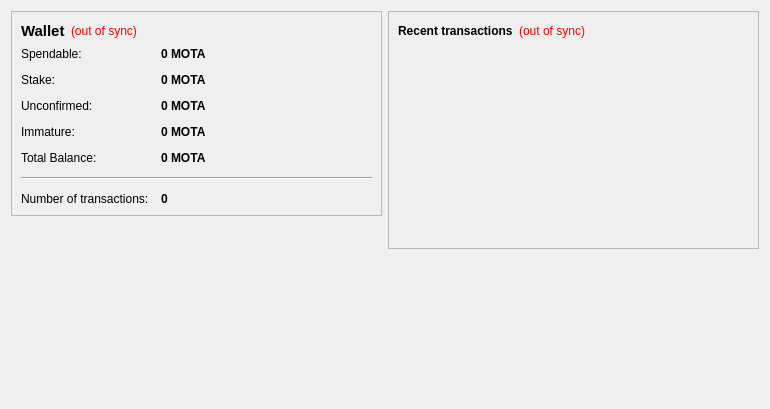
<?xml version="1.0" encoding="UTF-8"?>
<ui version="4.0">
 <class>OverviewPage</class>
 <widget class="QWidget" name="OverviewPage">
  <property name="geometry">
   <rect>
    <x>0</x>
    <y>0</y>
    <width>770</width>
    <height>409</height>
   </rect>
  </property>
  <property name="windowTitle">
   <string>Form</string>
  </property>
  <layout class="QHBoxLayout" name="horizontalLayout" stretch="1,1">
   <item>
    <layout class="QVBoxLayout" name="verticalLayout_2">
     <item>
      <widget class="QFrame" name="frame">
       <property name="frameShape">
        <enum>QFrame::StyledPanel</enum>
       </property>
       <property name="frameShadow">
        <enum>QFrame::Raised</enum>
       </property>
       <layout class="QVBoxLayout" name="verticalLayout_4">
        <item>
         <layout class="QHBoxLayout" name="horizontalLayout_4">
          <item>
           <widget class="QLabel" name="label_5">
            <property name="font">
             <font>
              <pointsize>11</pointsize>
              <weight>75</weight>
              <bold>true</bold>
             </font>
            </property>
            <property name="text">
             <string>Wallet</string>
            </property>
           </widget>
          </item>
          <item>
           <widget class="QLabel" name="labelWalletStatus">
            <property name="toolTip">
             <string>The displayed information may be out of date. Your wallet automatically synchronizes with the ABBCCoin network after a connection is established, but this process has not completed yet.</string>
            </property>
            <property name="styleSheet">
             <string notr="true">QLabel { color: red; }</string>
            </property>
            <property name="text">
             <string notr="true">(out of sync)</string>
            </property>
            <property name="alignment">
             <set>Qt::AlignLeading|Qt::AlignLeft|Qt::AlignVCenter</set>
            </property>
           </widget>
          </item>
          <item>
           <spacer name="horizontalSpacer_2">
            <property name="orientation">
             <enum>Qt::Horizontal</enum>
            </property>
            <property name="sizeHint" stdset="0">
             <size>
              <width>40</width>
              <height>20</height>
             </size>
            </property>
           </spacer>
          </item>
         </layout>
        </item>
        <item>
         <layout class="QFormLayout" name="formLayout_2">
          <property name="fieldGrowthPolicy">
           <enum>QFormLayout::AllNonFixedFieldsGrow</enum>
          </property>
          <property name="horizontalSpacing">
           <number>12</number>
          </property>
          <property name="verticalSpacing">
           <number>12</number>
          </property>
          <item row="0" column="0">
           <widget class="QLabel" name="label">
            <property name="text">
             <string>Spendable:</string>
            </property>
           </widget>
          </item>
          <item row="0" column="1">
           <widget class="QLabel" name="labelBalance">
            <property name="font">
             <font>
              <weight>75</weight>
              <bold>true</bold>
             </font>
            </property>
            <property name="cursor">
             <cursorShape>IBeamCursor</cursorShape>
            </property>
            <property name="toolTip">
             <string>Your current spendable balance</string>
            </property>
            <property name="text">
             <string notr="true">0 MOTA</string>
            </property>
            <property name="textInteractionFlags">
             <set>Qt::LinksAccessibleByMouse|Qt::TextSelectableByKeyboard|Qt::TextSelectableByMouse</set>
            </property>
           </widget>
          </item>
          <item row="1" column="0">
           <widget class="QLabel" name="label_6">
            <property name="text">
             <string>Stake:</string>
            </property>
           </widget>
          </item>
          <item row="1" column="1">
           <widget class="QLabel" name="labelStake">
            <property name="font">
             <font>
              <weight>75</weight>
              <bold>true</bold>
             </font>
            </property>
            <property name="cursor">
             <cursorShape>IBeamCursor</cursorShape>
            </property>
            <property name="toolTip">
             <string>Total of coins that was staked, and do not yet count toward the current balance</string>
            </property>
            <property name="text">
             <string notr="true">0 MOTA</string>
            </property>
            <property name="textInteractionFlags">
             <set>Qt::LinksAccessibleByMouse|Qt::TextSelectableByKeyboard|Qt::TextSelectableByMouse</set>
            </property>
           </widget>
          </item>
          <item row="2" column="0">
           <widget class="QLabel" name="label_3">
            <property name="text">
             <string>Unconfirmed:</string>
            </property>
           </widget>
          </item>
          <item row="2" column="1">
           <widget class="QLabel" name="labelUnconfirmed">
            <property name="font">
             <font>
              <weight>75</weight>
              <bold>true</bold>
             </font>
            </property>
            <property name="cursor">
             <cursorShape>IBeamCursor</cursorShape>
            </property>
            <property name="toolTip">
             <string>Total of transactions that have yet to be confirmed, and do not yet count toward the current balance</string>
            </property>
            <property name="text">
             <string notr="true">0 MOTA</string>
            </property>
            <property name="textInteractionFlags">
             <set>Qt::LinksAccessibleByMouse|Qt::TextSelectableByKeyboard|Qt::TextSelectableByMouse</set>
            </property>
           </widget>
          </item>
          <item row="3" column="0">
           <widget class="QLabel" name="labelImmatureText">
            <property name="text">
             <string>Immature:</string>
            </property>
           </widget>
          </item>
          <item row="3" column="1">
           <widget class="QLabel" name="labelImmature">
            <property name="font">
             <font>
              <weight>75</weight>
              <bold>true</bold>
             </font>
            </property>
            <property name="toolTip">
             <string>Mined balance that has not yet matured</string>
            </property>
            <property name="text">
             <string notr="true">0 MOTA</string>
            </property>
            <property name="textInteractionFlags">
             <set>Qt::LinksAccessibleByMouse|Qt::TextSelectableByKeyboard|Qt::TextSelectableByMouse</set>
            </property>
           </widget>
          </item>
          <item row="4" column="0">
           <widget class="QLabel" name="labelTotalText">
            <property name="text">
             <string>Total Balance:</string>
            </property>
           </widget>
          </item>
          <item row="4" column="1">
           <widget class="QLabel" name="labelTotal">
            <property name="font">
             <font>
              <weight>75</weight>
              <bold>true</bold>
             </font>
            </property>
            <property name="toolTip">
             <string>Total Stake and Spendable balance</string>
            </property>
            <property name="text">
             <string notr="true">0 MOTA</string>
            </property>
            <property name="textInteractionFlags">
             <set>Qt::LinksAccessibleByMouse|Qt::TextSelectableByKeyboard|Qt::TextSelectableByMouse</set>
            </property>
           </widget>
          </item>
          <item row="5" column="0" colspan="2">
           <widget class="Line" name="line">
            <property name="orientation">
             <enum>Qt::Horizontal</enum>
            </property>
           </widget>
          </item>
          <item row="6" column="0">
           <widget class="QLabel" name="labelTotalText">
            <property name="text">
             <string>Number of transactions:</string>
            </property>
           </widget>
          </item>
          <item row="6" column="1">
           <widget class="QLabel" name="labelNumTransactions">
            <property name="font">
             <font>
              <weight>75</weight>
              <bold>true</bold>
             </font>
            </property>
            <property name="cursor">
             <cursorShape>IBeamCursor</cursorShape>
            </property>
            <property name="toolTip">
             <string>Total number of transactions in wallet</string>
            </property>
            <property name="text">
             <string notr="true">0</string>
            </property>
            <property name="textInteractionFlags">
             <set>Qt::LinksAccessibleByMouse|Qt::TextSelectableByKeyboard|Qt::TextSelectableByMouse</set>
            </property>
           </widget>
          </item>
         </layout>
        </item>
       </layout>
      </widget>
     </item>
     <item>
      <spacer name="verticalSpacer">
       <property name="orientation">
        <enum>Qt::Vertical</enum>
       </property>
       <property name="sizeHint" stdset="0">
        <size>
         <width>20</width>
         <height>40</height>
        </size>
       </property>
      </spacer>
     </item>
     <item>
      <widget class="QLabel" name="label_2">
       <property name="autoFillBackground">
        <bool>false</bool>
       </property>
       <property name="text">
        <string/>
       </property>
       <property name="pixmap">
        <pixmap resource="../bitcoin.qrc">:/icons/coinbg</pixmap>
       </property>
       <property name="scaledContents">
        <bool>false</bool>
       </property>
       <property name="margin">
        <number>0</number>
       </property>
      </widget>
     </item>
    </layout>
   </item>
   <item>
    <layout class="QVBoxLayout" name="verticalLayout_3">
     <item>
      <widget class="QFrame" name="frame_2">
       <property name="frameShape">
        <enum>QFrame::StyledPanel</enum>
       </property>
       <property name="frameShadow">
        <enum>QFrame::Raised</enum>
       </property>
       <layout class="QVBoxLayout" name="verticalLayout">
        <item>
         <layout class="QHBoxLayout" name="horizontalLayout_2">
          <item>
           <widget class="QLabel" name="label_4">
            <property name="text">
             <string>&lt;b&gt;Recent transactions&lt;/b&gt;</string>
            </property>
           </widget>
          </item>
          <item>
           <widget class="QLabel" name="labelTransactionsStatus">
            <property name="toolTip">
             <string>The displayed information may be out of date. Your wallet automatically synchronizes with the ABBCCoin network after a connection is established, but this process has not completed yet.</string>
            </property>
            <property name="styleSheet">
             <string notr="true">QLabel { color: red; }</string>
            </property>
            <property name="text">
             <string notr="true">(out of sync)</string>
            </property>
            <property name="alignment">
             <set>Qt::AlignRight|Qt::AlignTrailing|Qt::AlignVCenter</set>
            </property>
           </widget>
          </item>
          <item>
           <spacer name="horizontalSpacer">
            <property name="orientation">
             <enum>Qt::Horizontal</enum>
            </property>
            <property name="sizeHint" stdset="0">
             <size>
              <width>40</width>
              <height>20</height>
             </size>
            </property>
           </spacer>
          </item>
         </layout>
        </item>
        <item>
         <widget class="QListView" name="listTransactions">
          <property name="styleSheet">
           <string notr="true">QListView { background: transparent; }</string>
          </property>
          <property name="frameShape">
           <enum>QFrame::NoFrame</enum>
          </property>
          <property name="verticalScrollBarPolicy">
           <enum>Qt::ScrollBarAlwaysOff</enum>
          </property>
          <property name="horizontalScrollBarPolicy">
           <enum>Qt::ScrollBarAlwaysOff</enum>
          </property>
          <property name="selectionMode">
           <enum>QAbstractItemView::NoSelection</enum>
          </property>
         </widget>
        </item>
       </layout>
      </widget>
     </item>
     <item>
      <spacer name="verticalSpacer_2">
       <property name="orientation">
        <enum>Qt::Vertical</enum>
       </property>
       <property name="sizeHint" stdset="0">
        <size>
         <width>20</width>
         <height>40</height>
        </size>
       </property>
      </spacer>
     </item>
    </layout>
   </item>
  </layout>
 </widget>
 <resources>
  <include location="../bitcoin.qrc"/>
 </resources>
 <connections/>
</ui>
